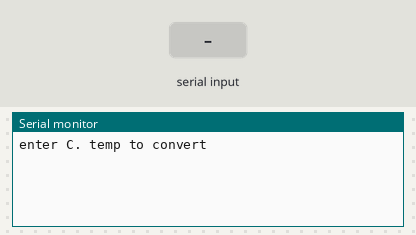
This sketch was run on a simulated Arduino Uno, built with avr-gcc and run on an emulated ATmega328P. On the bench: the last lines printed to the serial monitor. The test bench sets the inputs (shaded band).

Above: at 1.2 s.
1.3 s: "90,45\n" received over Serial
At 2.2 s:
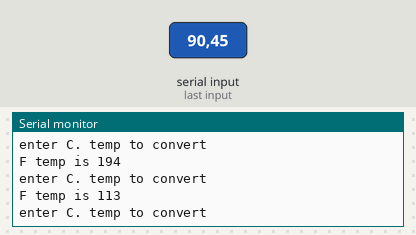
2.8 s: "30,150\n" received over Serial
At 4.8 s:
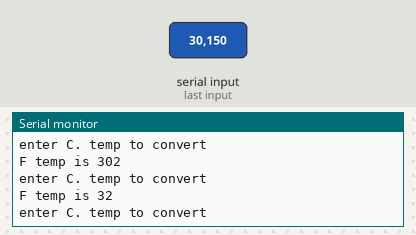
Timing chart, 0 to 6.3 s (numbered marks = the images above; inputs shaded):
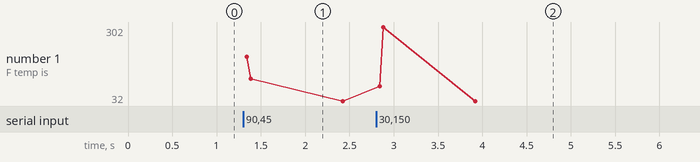

The sketch:

SerialParseInt.ino
```cpp
// use .parseInt to read # from Ser. Mon.
// v. ReadSerialIntB/C for other soln
// this works with C temp < 0 by itself
// but doesn't handle mixed digits and letters

int c = 0;
int f;
const int MAXCH = 5;
char strVal[MAXCH + 1];
int index = 0;

void setup()
{
  Serial.begin(9600);
}
//  Ser.reads ASCII value of typed character and uses that for
// calculation, ie 0 read as 48 gives 118, so conv. needed or other soln

void loop()
{
    // memset(strVal, 0, 6); // should empty the array, all \0's
  Serial.println("enter C. temp to convert");

  while (!Serial.available()); // while no serial input, hold the action

  delay(20);  // NOT optional: flaky behaviour unless some delay
  boolean gotOne = false; // will track if any input digit detected already

   // code from Cookbook, needs newline in Ser Mon sends for some reason
//   while (Serial.available())
//     {
//       delay(20);  //flaky reading of chars unless some delay
//
//       // neither int or char work here w/o conversion, read as ASCII #
//      char ch = Serial.read();  // will be a 2-3 digit int for temp in C.
//      if ( index < MAXCH && isDigit(ch) )
//        {
//          strVal[index++] = ch; // 1st entered ch goes 1st in string
//        }
//      else
//        {
//          strVal[index] = 0; // term string w/ \0
//          // atoi conv string to #
//          c = atoi(strVal);
//          index = 0;
//        } // end else
//      }  //end while serial.avail

  if (Serial.available())
   {
     delay(20);  //flaky reading of input unless some delay
     int c = Serial.parseInt();  // a 2-3 digit int for temp in C.
     int nowInF = cenToFar(c);    // call function with temp C
     Serial.print("F temp is "); Serial.println(nowInF);
    }  //end if serial.avail


}  // end loop

int cenToFar(int c)   // works OK
{
  f = c * 9 / 5 + 32;
  return f;
}

// int cenToFar(int c)  // or this
// {
//     return (f = c * 9/5 + 32);  or simply:  return (c * 9/5 + 32)
// }
```

Measured:
- after the input at 1.3 s, the serial monitor: prints a new line at once (image 1)
- after the input at 2.8 s, the serial monitor: prints a new line at once (image 2)
